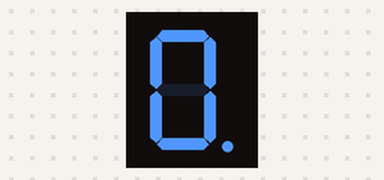
This sketch was run on a simulated Arduino Uno, built with avr-gcc and run on an emulated ATmega328P. On the bench: 1-digit seven-segment display. What the sketch prints to the serial monitor is not drawn.

Above: at 0.16 s.
At 0.77 s:
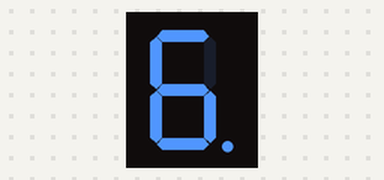
At 1.39 s:
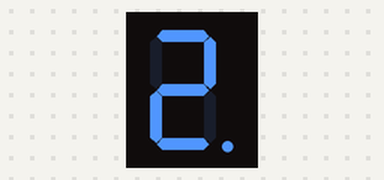
At 2.0 s:
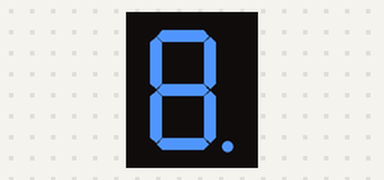
At 2.91 s:
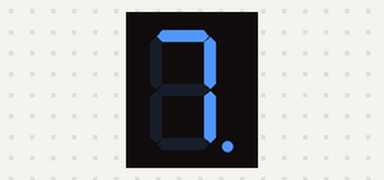

The sketch:

force_sensor.ino
```cpp
#include "SevSeg.h"

SevSeg sevseg;
int sensorPin = A0;
int sensorValue = 0;
int i=0;

void setup() {
  pinMode(sensorPin, INPUT);
  Serial.begin(9600);

   byte numDigits = 1;
   byte digitPins[] = {3,8};
   byte segmentPins[] = {1, 2, 4, 5, 6, 7, 9, 10};
   sevseg.begin(COMMON_ANODE, numDigits, digitPins, segmentPins);
   sevseg.setBrightness(100);
}

void loop() {
 // sensorValue = analogRead(sensorPin);
 // if (sensorValue > 1000)
  {
    //Serial.print(sensorValue);
    //Serial.print("\n");

    Serial.print(i);
    Serial.print("\n");
    sevseg.setNumber(i, 0);
    i = (i + 1) % 10;
    sevseg.refreshDisplay();
   for (int j = 0; j < 100; j++)
   {
       sevseg.refreshDisplay();
   }
  }
//  else
//  {
 //   delay(10);
 // }
}
```

Measured:
- by itself, everything shown: repeats every 3.1 s, in 10 steps
